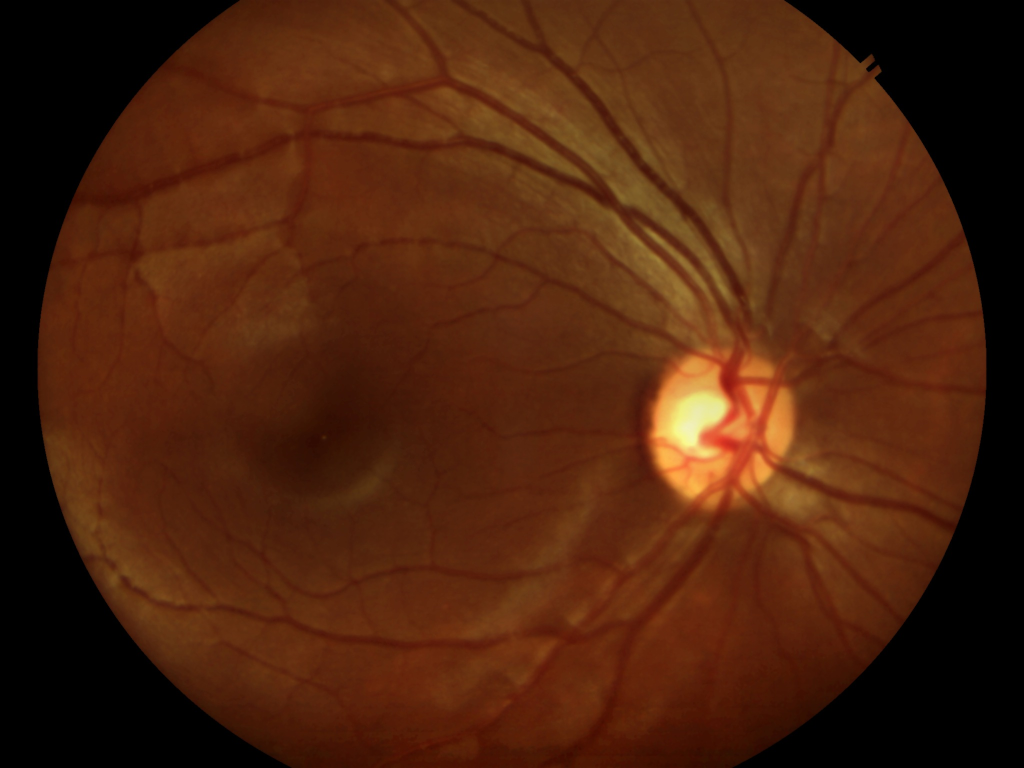
%> input picture r1.jpg, 2048 x 1536 px (shown at 1/2 size)
$ octave U1.m   (GNU Octave 9; MATLAB toolbox functions it lacks are replaced by stand-ins)
%> lines starting %> are read from the running program, lines starting %| are printed output that depends on the picture
tic

[i11,i12]=uigetfile('*.*');%XXXXXX Input Image XXXXXXXXXXX
%> the answer given: r1.jpg

i12=strcat(i12,i11);

im2=imread(i12);
%> im2 is the input picture: size 1536x2048x3 uint8; mean R, G, B 77.4, 35.5, 13.1

% im12=imread('1.jpg');

im=imresize(im2,[400 400]);
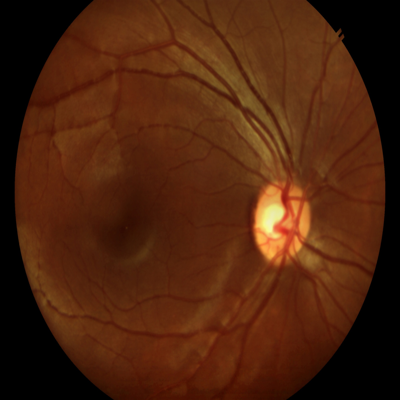
%> im: size 400x400x3 uint8; mean R, G, B 77.4, 35.5, 13.1

im1=im(:,:,1);
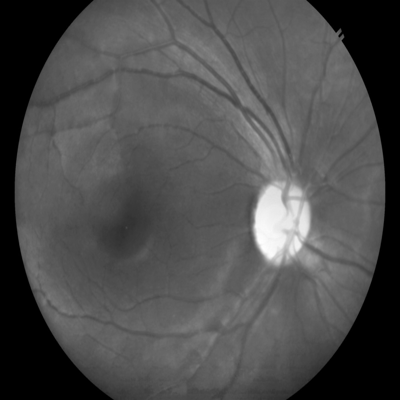
%> im1: size 400x400 uint8; min 0, max 254, mean 77.4

z=input('Select the key for Image Encryption ') ;
%> the answer given: 1

z1=z;

% im1=rgb2gray(im);

% im1=medfilt2(im1,[3 3]);

% figure(1);

subplot(2,2,1);imshow(im);

title('Input Image');

im2=double(im1);
%> im2: size 400x400 double

[M,N]=size(im2);
%> M = 400; N = 400

%> (the run ends here)

$ run again, on r11.jpg
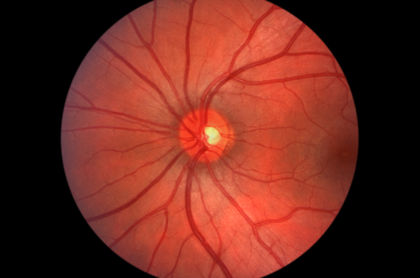
%> input picture r11.jpg, 420 x 278 px
%> im2 is the input picture: size 278x420x3 uint8; mean R, G, B 108.3, 41.8, 31.4
%> `im=imresize(im2,[400 400]);`:
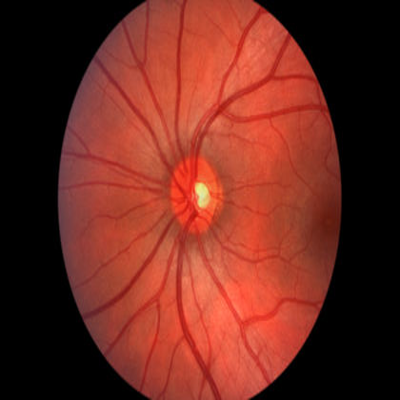
%> im: size 400x400x3 uint8; mean R, G, B 108.3, 41.8, 31.4
%> `im1=im(:,:,1);`:
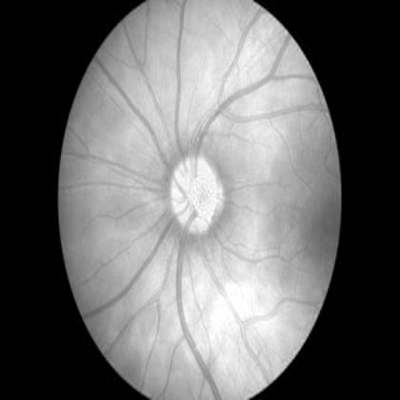
%> im1: size 400x400 uint8; min 0, max 255, mean 108.3
%> im2: size 400x400 double

$ run again, on r12.jpg
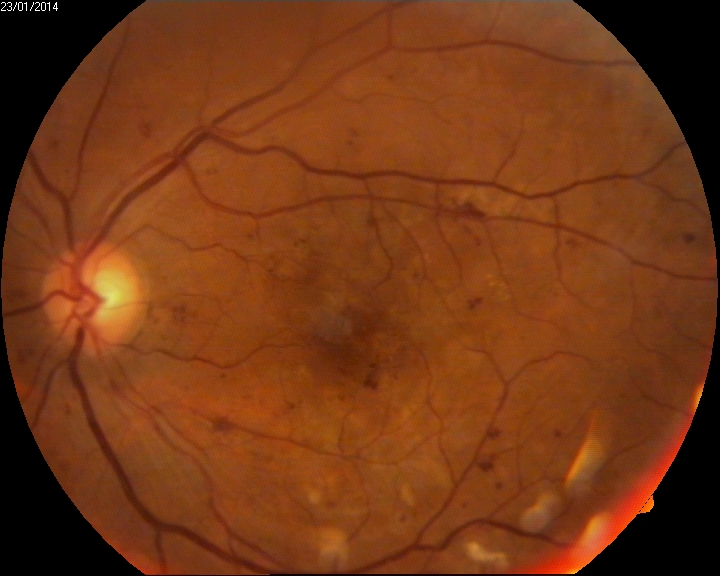
%> input picture r12.jpg, 720 x 576 px
%> im2 is the input picture: size 576x720x3 uint8; mean R, G, B 116.9, 56.6, 21.7
%> `im=imresize(im2,[400 400]);`:
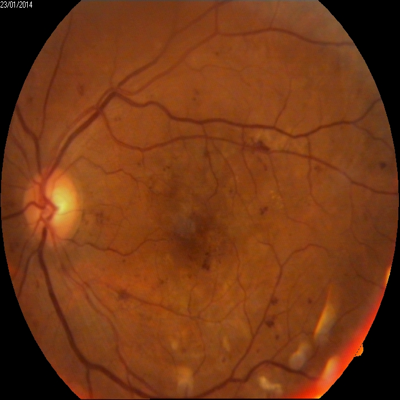
%> im: size 400x400x3 uint8; mean R, G, B 116.9, 56.6, 21.7
%> `im1=im(:,:,1);`:
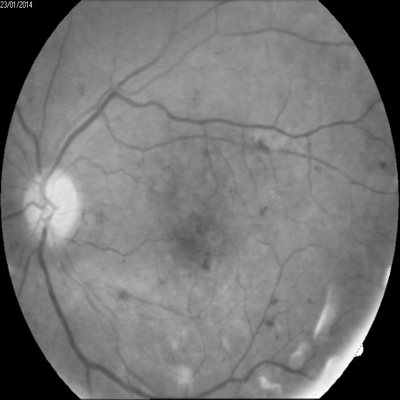
%> im1: size 400x400 uint8; min 0, max 255, mean 116.9
%> im2: size 400x400 double

$ run again, on r13.jpg
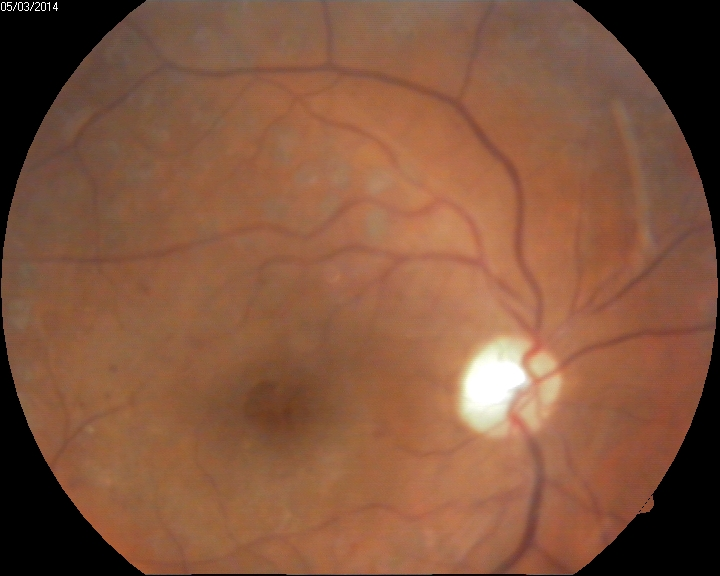
%> input picture r13.jpg, 720 x 576 px
%> im2 is the input picture: size 576x720x3 uint8; mean R, G, B 130.9, 86.6, 62.5
%> `im=imresize(im2,[400 400]);`:
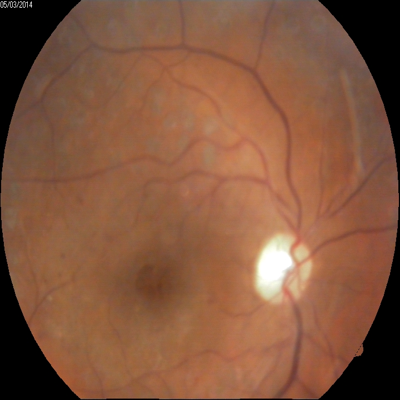
%> im: size 400x400x3 uint8; mean R, G, B 130.9, 86.6, 62.5
%> `im1=im(:,:,1);`:
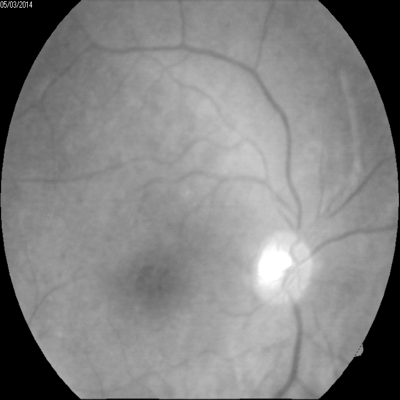
%> im1: size 400x400 uint8; min 0, max 255, mean 130.9
%> im2: size 400x400 double
